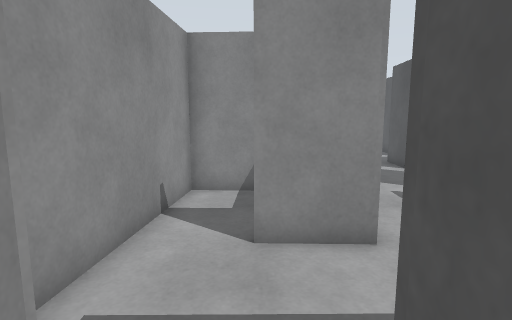
view 1 (above)

24 first-person views from a walk through a world built for the Gazebo simulator. The camera is 1.2 m above the floor, tilts 8° down and sees 80° across. The floor is counted in squares, 0.5 m on a side. Each view is taken from the middle of a square. On the plan, view 1 faces up. The plan holds only what a view shows up to about 18 squares ahead; the rest is blank. The place goes on beyond the plan.

view 2
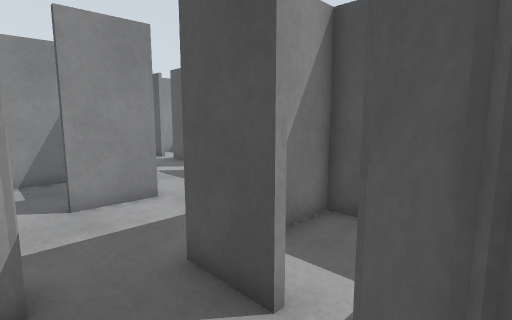

view 3
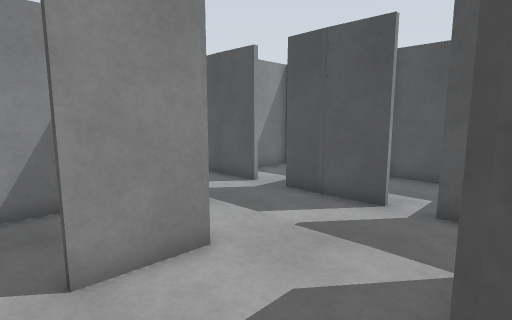

view 4
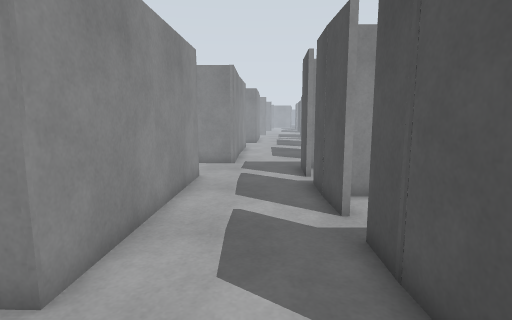

view 5
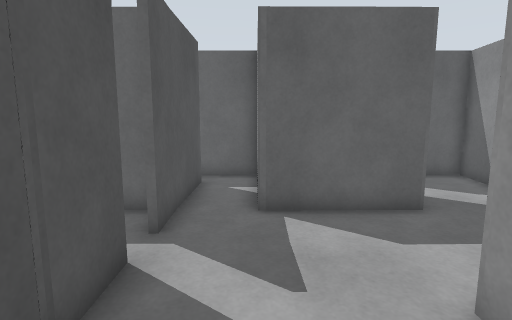

view 6
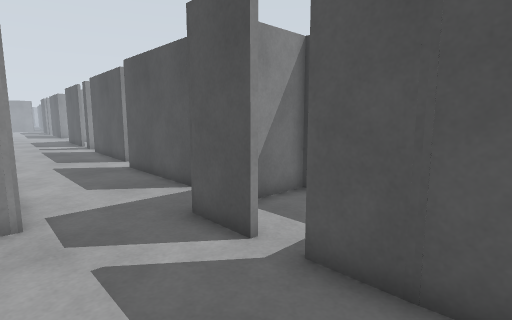

view 7
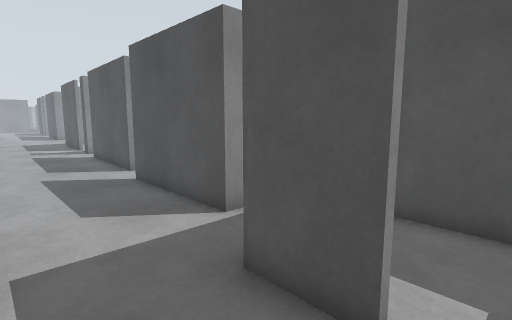

view 8
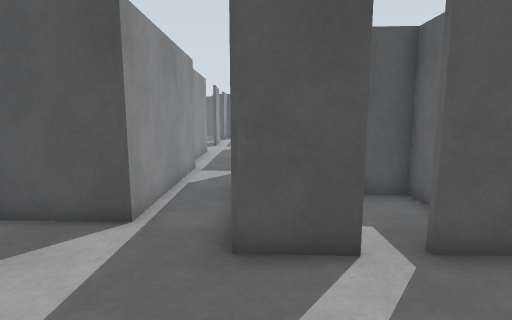

view 9
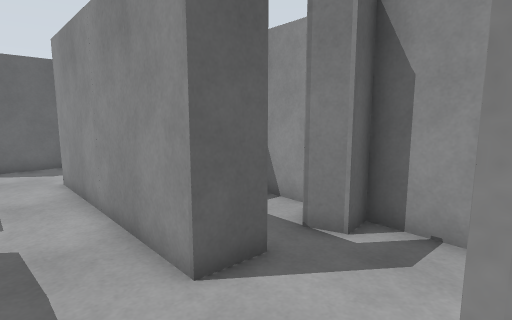

view 10
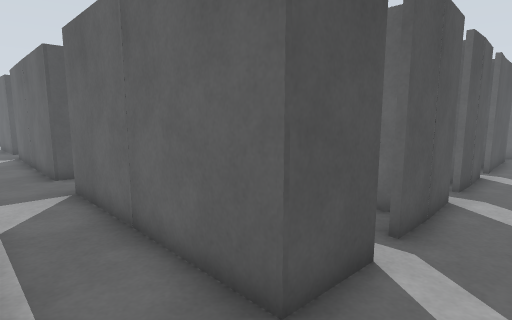

view 11
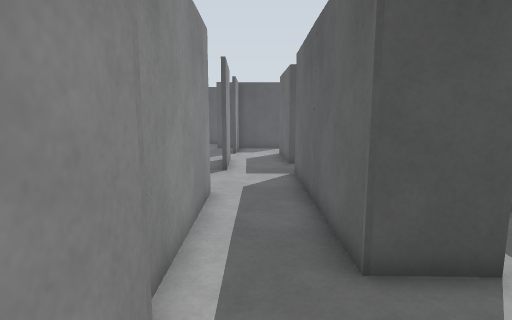

view 12
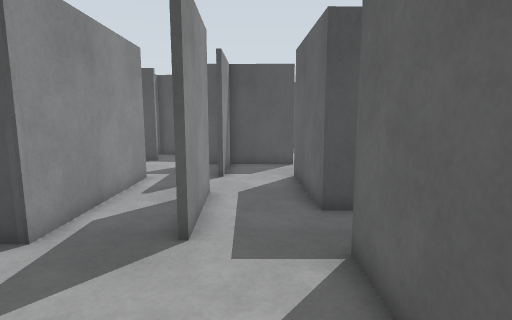

view 13
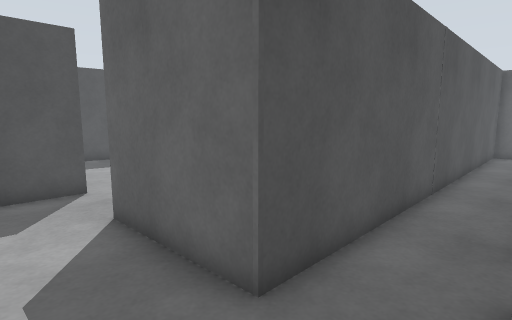

view 14
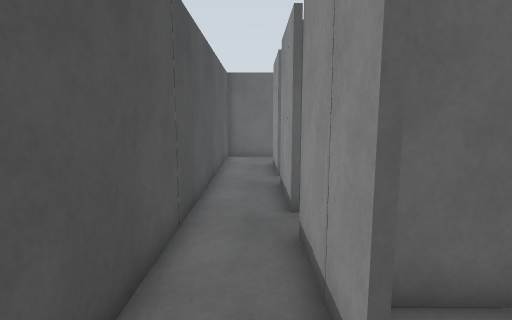

view 15
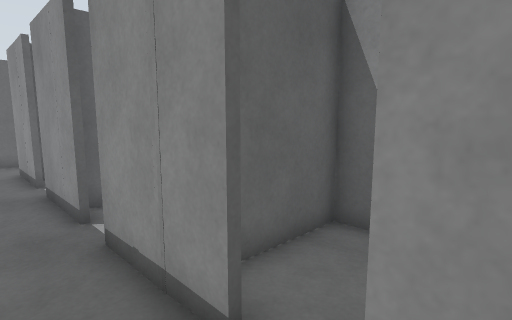

view 16
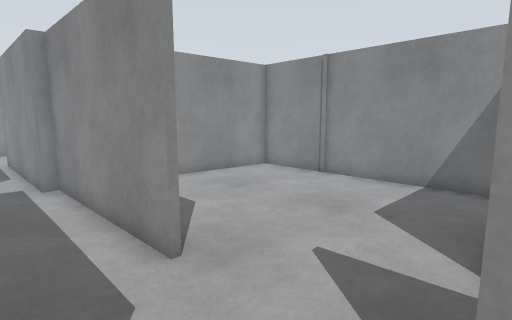

view 17
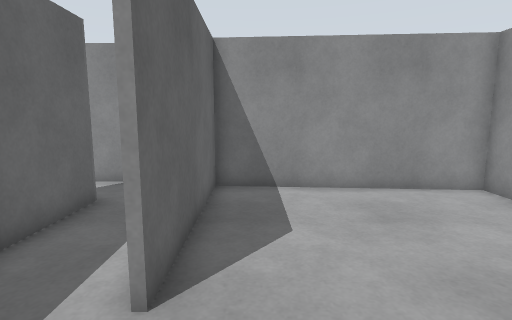

view 18
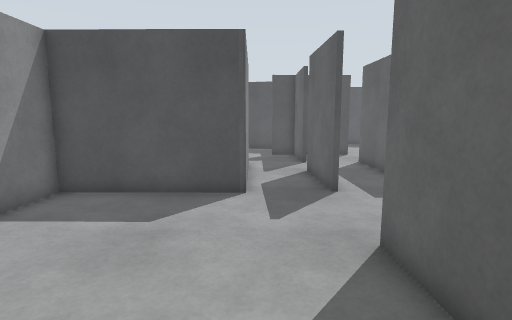

view 19
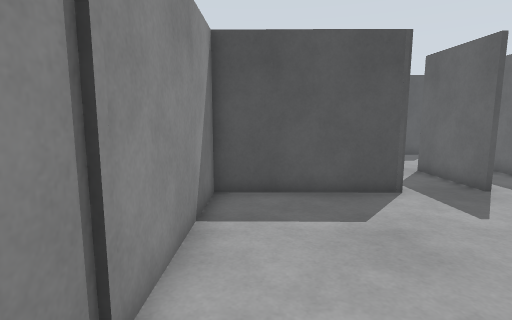

view 20
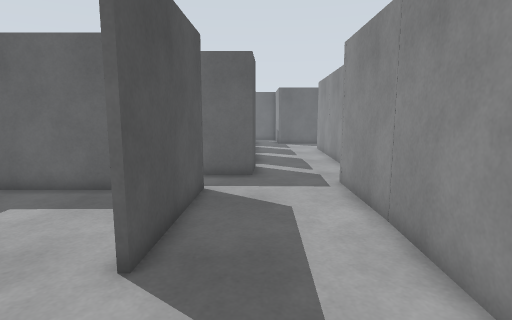

view 21
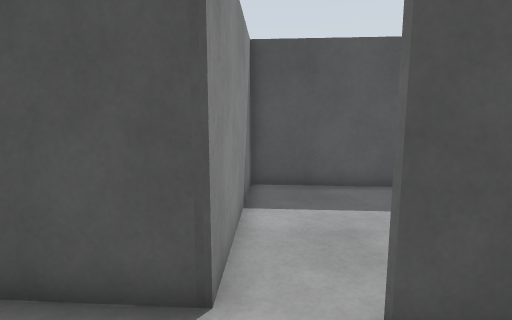

view 22
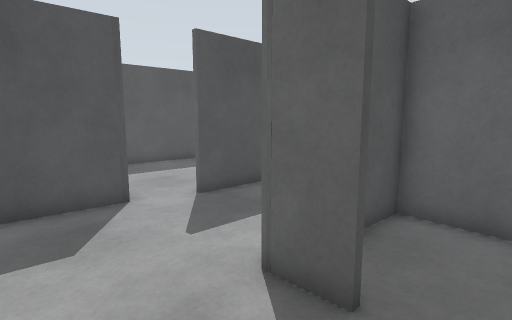

view 23
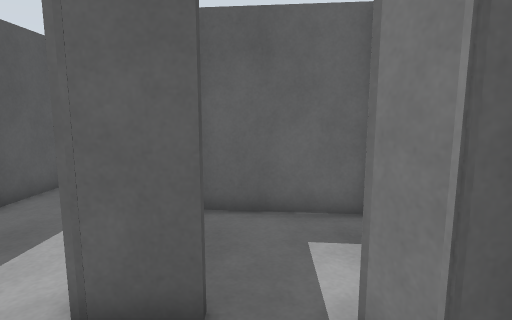

view 24
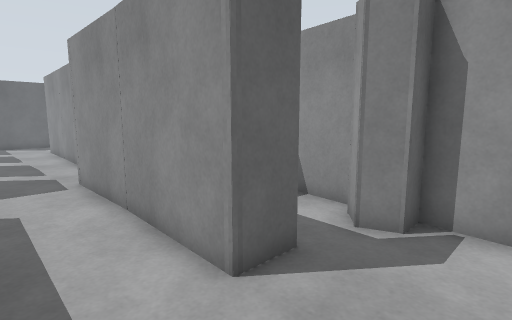

### Floor plan
Points are (right, up) in squares from view 1. A wall is a line through its corners. A room is listed if a view was taken in it or the views show most of it. See-through windows are left out.
Room 1 (views 1, 2, 3)
walls: (-1.5, 1.4) (-1.9, 1.1); (0.6, -0.7) (0.6, 1.3); (-3.2, -1.7) (-3.4, -3.6) (-2, -3.6); (-0.8, -2.9) (0, -2.1); (1, 9.8) (-2.1, 9.9) (-2.8, 3.4)
ways out: opening at (1.5, 3.5) to room 2; opening at (1, -1)
Room 2 (views 4, 5, 6, 7)
walls: (7, 9.2) (6.9, 11.3); (7.1, 4.2) (7, 7.7); (6.9, 11.1) (7, 12.9); (7.2, 1.2) (7.2, 3); (0.6, 1.3) (5, 1.3); (2.6, 14.4) (2.3, 5.5) (-0.1, 5.6); (7, 14.1) (7.2, 16.6); (7, -2.2) (7.1, 1.3); (4.9, -3.5) (7.4, -3.5)
ways out: opening at (1.5, 3.5) to room 1; opening at (2.5, 16) to room 3; opening at (5, 17) to room 4; gap at (7, 13.5) to room 8
Room 3 (view 8)
walls: (1.1, 14.5) (2.6, 14.4); (-1.5, 17) (-1.7, 15) (-0.6, 15.1) (-0.3, 14.1); (-1.8, 13) (-2, 11.4); (3.9, 17.8) (1.9, 17.9)
ways out: opening at (2.5, 16) to room 2; gap at (1, 14)
Room 4 (views 9, 10, 11, 12, 13, 14, 15, 16, 20, 21, 24)
walls: (15.7, 16.1) (15.7, 14.9); (18.3, 14.3) (18.4, 16.4) (27.2, 16.3); (16.4, 18.9) (8.8, 18.9) (9, 24.6); (23.6, 19.5) (16.4, 19.4); (7.2, 16.6) (15.8, 16.4); (27.1, 15) (27.1, 14.1); (27.1, 12.8) (27.1, 9); (10.6, 26.5) (9.6, 26.5) (9.8, 30.5); (27.1, 7.6) (27.1, 4.1); (26.2, 6.4) (27.2, 6.3); (31.6, 19.5) (27.6, 19.5); (27.1, 2.8) (27.1, -0.8); (2.5, 26.7) (4.2, 26.7) (3.7, 17.8); (26.7, -3.5) (29.7, -3.4) (29.7, 16.3) (31.4, 16.3)
ways out: opening at (5, 17) to room 2; opening at (25.5, 19.5) to room 5; opening at (3.5, 29) to room 6; opening at (10, 24.5) to room 7; opening at (27, 3); opening at (27, 8); opening at (27, 13); opening at (30.5, 17.5); gap at (27, 4); gap at (27, 9); gap at (27, 14)
Room 5 (views 17, 18, 19)
walls: (27.6, 19.7) (31.6, 19.7); (16.4, 19.6) (23.6, 19.6); (34.1, 22.4) (27.5, 22.3) (27.6, 28.4) (17.1, 28.5) (16.4, 18.9)
ways out: opening at (25.5, 19.5) to room 4; opening at (33, 19.5); opening at (35, 21)
Room 6 (views 22, 23)
walls: (0.5, 27.9) (0.9, 27) (0.1, 26.4); (-0.6, 26.1) (-0.8, 24); (-0.3, 29.6) (-0.4, 27.9); (-0.8, 22.7) (3.7, 22.2) (3.8, 24)
ways out: opening at (3.5, 29) to room 4
Room 7 (no view inside)
walls: (11.7, 19.1) (15.6, 19.1); (16.3, 19.8) (16.7, 26.2) (10.6, 26.5)
ways out: opening at (10, 24.5) to room 4
Room 8 (no view inside)
walls: (9.9, 11.3) (11.2, 11.3) (11.4, 16.2) (7.6, 16.2); (7.8, 11.3) (8.3, 11.3)
ways out: gap at (7, 13.5) to room 2

Where each view was taken, in squares from view 1:
view 1: 0 up, 0 right, facing up
view 2: 3 down, 2 left, facing up-right
view 3: 1 up, 1 left, facing up-right
view 4: 2 up, 5 right, facing up
view 5: 9 up, 5 right, facing down
view 6: 10 up, 3 right, facing up-right
view 7: 13 up, 4 right, facing up-right
view 8: 16 up, 2 right, facing right
view 9: 18 up, 5 right, facing down-left
view 10: 19 up, 5 right, facing down-right
view 11: 18 up, 14 right, facing right
view 12: 18 up, 22 right, facing right
view 13: 19 up, 27 right, facing down-right
view 14: 15 up, 28 right, facing down
view 15: 15 up, 29 right, facing down-left
view 16: 17 up, 28 right, facing up-left
view 17: 21 up, 27 right, facing left
view 18: 22 up, 18 right, facing right
view 19: 27 up, 18 right, facing right
view 20: 29 up, 7 right, facing down
view 21: 26 up, 6 right, facing right
view 22: 30 up, 1 right, facing down-right
view 23: 30 up, 2 right, facing down
view 24: 30 up, 7 right, facing down-left
